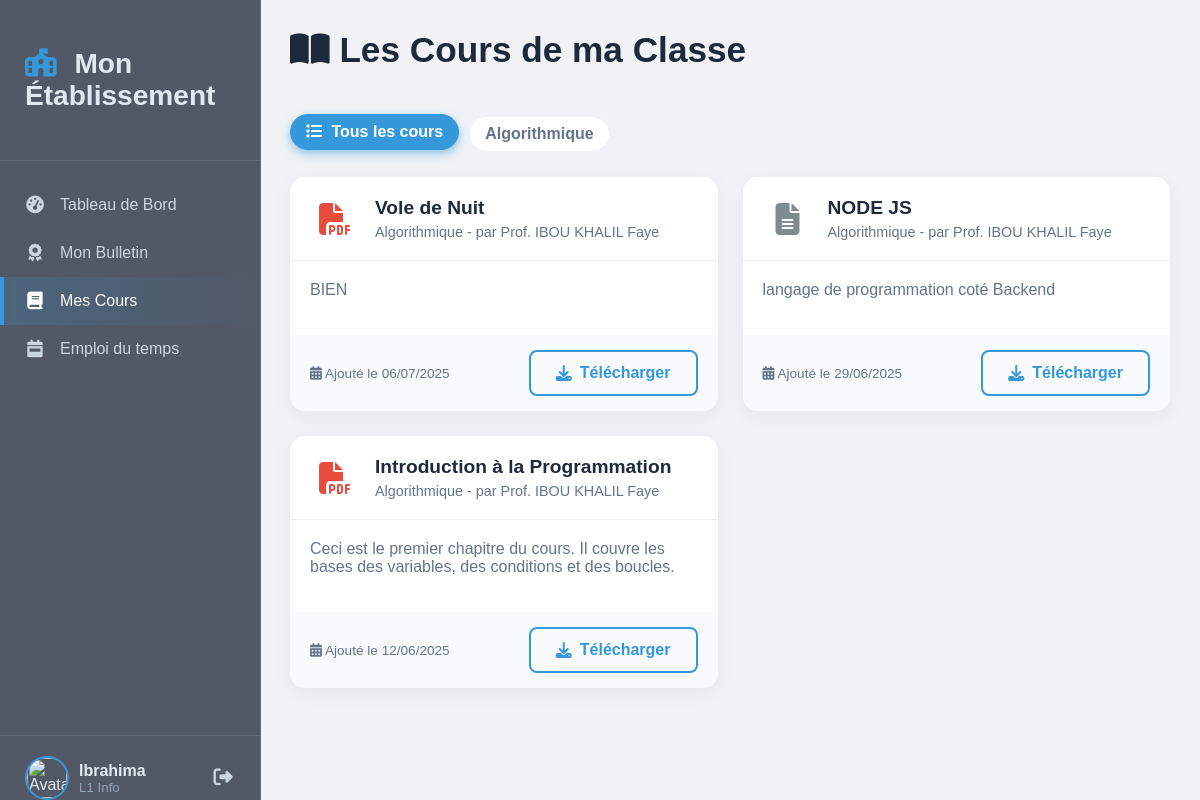
The page /etudiant/cours.php on the database its author committed.
### tables this page shows
CREATE TABLE IF NOT EXISTS `etudiants` (
  `id` int NOT NULL AUTO_INCREMENT,
  `utilisateur_id` int DEFAULT NULL,
  `classe_id` int DEFAULT NULL,
  `matricule` varchar(50) DEFAULT NULL,
  PRIMARY KEY (`id`),
  KEY `utilisateur_id` (`utilisateur_id`),
  KEY `classe_id` (`classe_id`)
);

CREATE TABLE IF NOT EXISTS `utilisateurs` (
  `id` int NOT NULL AUTO_INCREMENT,
  `nom` varchar(100) DEFAULT NULL,
  `prenom` varchar(100) DEFAULT NULL,
  `email` varchar(100) DEFAULT NULL,
  `mot_de_passe` varchar(255) DEFAULT NULL,
  `role` enum('admin','enseignant','etudiant') DEFAULT NULL,
  `statut` enum('actif','inactif') DEFAULT 'actif',
  PRIMARY KEY (`id`),
  UNIQUE KEY `email` (`email`)
);

CREATE TABLE IF NOT EXISTS `classes` (
  `id` int NOT NULL AUTO_INCREMENT,
  `nom` varchar(50) DEFAULT NULL,
  `niveau` varchar(50) DEFAULT NULL,
  `annee_scolaire` varchar(20) DEFAULT NULL,
  PRIMARY KEY (`id`)
);

CREATE TABLE IF NOT EXISTS `matieres` (
  `id` int NOT NULL AUTO_INCREMENT,
  `nom` varchar(100) DEFAULT NULL,
  `coefficient` int DEFAULT NULL,
  PRIMARY KEY (`id`)
);

CREATE TABLE IF NOT EXISTS `cours` (
  `id` int NOT NULL AUTO_INCREMENT,
  `titre` varchar(255) DEFAULT NULL,
  `description` text,
  `fichier` varchar(255) DEFAULT NULL,
  `type_fichier` enum('pdf','word','texte','autre') DEFAULT NULL,
  `date_ajout` datetime DEFAULT CURRENT_TIMESTAMP,
  `enseignant_id` int DEFAULT NULL,
  `classe_id` int DEFAULT NULL,
  `matiere_id` int DEFAULT NULL,
  PRIMARY KEY (`id`),
  KEY `enseignant_id` (`enseignant_id`),
  KEY `classe_id` (`classe_id`),
  KEY `matiere_id` (`matiere_id`)
);

### etudiant/cours.php (the view, shortened to what this page needs)
<?php
require_once '../config/db.php';
$user_id = $_SESSION['user']['id'];
$stmt_etudiant = $pdo->prepare("SELECT e.*, u.nom, u.prenom, c.nom AS classe_nom FROM etudiants e JOIN utilisateurs u ON e.utilisateur_id = u.id JOIN classes c ON e.classe_id = c.id WHERE e.utilisateur_id = ?");
$stmt_etudiant->execute([$user_id]);
$etudiant = $stmt_etudiant->fetch();
$classe_id = $etudiant['classe_id'];
$filter_matiere_id = isset($_GET['matiere_id']) ? (int)$_GET['matiere_id'] : null;
$sql = "
    SELECT c.*, m.nom as matiere_nom, u.nom as enseignant_nom, u.prenom as enseignant_prenom
    FROM cours c
    JOIN matieres m ON c.matiere_id = m.id
    JOIN enseignants ens ON c.enseignant_id = ens.id
    JOIN utilisateurs u ON ens.utilisateur_id = u.id
    WHERE c.classe_id = ?
";
$params = [$classe_id];
$sql .= " ORDER BY c.date_ajout DESC";
$stmt_cours = $pdo->prepare($sql);
$stmt_cours->execute($params);
$student_courses = $stmt_cours->fetchAll();
$stmt_matieres = $pdo->prepare("SELECT DISTINCT m.id, m.nom FROM matieres m JOIN cours c ON m.id = c.matiere_id WHERE c.classe_id = ? ORDER BY m.nom");
$stmt_matieres->execute([$classe_id]);
$available_matieres = $stmt_matieres->fetchAll();
?>
<link rel="stylesheet" href="https://cdnjs.cloudflare.com/ajax/libs/font-awesome/6.5.0/css/all.min.css">
<div class="page-wrapper">
    <aside class="sidebar">
        <div class="sidebar-header"><h3><i class="fas fa-school-flag"></i> Mon Établissement</h3></div>
        <nav class="sidebar-nav">
            <ul>
                <li><a href="dashboard.php" class="nav-link"><i class="fas fa-tachometer-alt fa-fw"></i> <span>Tableau de Bord</span></a></li>
                <li><a href="bulletin.php" class="nav-link"><i class="fas fa-award fa-fw"></i> <span>Mon Bulletin</span></a></li>
                <li><a href="cours.php" class="nav-link active"><i class="fas fa-book fa-fw"></i> <span>Mes Cours</span></a></li>
                <li><a href="emploi.php" class="nav-link"><i class="fas fa-calendar-week fa-fw"></i> <span>Emploi du temps</span></a></li>
            </ul>
        </nav>
        <div class="sidebar-footer">
            <div class="user-profile">
                <img src="/etablissement/assets/images/student-avatar.png" alt="Avatar">
                <div class="user-info">
                    <span><?= htmlspecialchars($etudiant['prenom']) ?></span>
                    <small><?= htmlspecialchars($etudiant['classe_nom']) ?></small>
                </div>
            </div>
            <a href="/etablissement/auth/logout.php" class="logout-link"><i class="fas fa-sign-out-alt fa-fw"></i></a>
        </div>
    </aside>
    <main class="main-content">
        <div class="page-header">
            <h1><i class="fas fa-book-open"></i> Les Cours de ma Classe</h1>
        </div>
        <div class="filter-bar">
            <a href="cours.php" class="filter-btn <?= !$filter_matiere_id ? 'active' : '' ?>"><i class="fas fa-list"></i> Tous les cours</a>
            <?php foreach ($available_matieres as $matiere): ?>
                <a href="cours.php?matiere_id=<?= $matiere['id'] ?>" class="filter-btn <?= ($filter_matiere_id == $matiere['id']) ? 'active' : '' ?>">
                    <?= htmlspecialchars($matiere['nom']) ?>
                </a>
            <?php endforeach; ?>
        </div>
        <?php if (empty($student_courses)): ?>
            <div class="content-panel prompt-message">
                <i class="fas fa-folder-open"></i>
                <p>Aucun cours n'a été déposé dans cette matière pour le moment.</p>
            </div>
        <?php else: ?>
            <div class="courses-grid">
                <?php foreach ($student_courses as $course): ?>
                    <div class="course-card">
                        <div class="card-header">
                            <div class="file-icon <?= $course['type_fichier'] ?>">
                                <i class="fas fa-file-<?= $course['type_fichier'] === 'pdf' ? 'pdf' : ($course['type_fichier'] === 'word' ? 'word' : 'alt') ?>"></i>
                            </div>
                            <div class="card-title">
                                <h3><?= htmlspecialchars($course['titre']) ?></h3>
                                <p><?= htmlspecialchars($course['matiere_nom']) ?> - par Prof. <?= htmlspecialchars($course['enseignant_prenom'] . ' ' . $course['enseignant_nom']) ?></p>
                            </div>
                        </div>
                        <div class="card-body">
                            <p><?= nl2br(htmlspecialchars($course['description'])) ?></p>
                        </div>
                        <div class="card-footer">
                            <span class="card-date"><i class="fas fa-calendar-alt"></i> Ajouté le <?= date('d/m/Y', strtotime($course['date_ajout'])) ?></span>
                            <a href="/etablissement/uploads/cours/<?= htmlspecialchars($course['fichier']) ?>" class="btn btn-outline-primary" download>
                                <i class="fas fa-download"></i> Télécharger
                            </a>
                        </div>
                    </div>
                <?php endforeach; ?>
            </div>
        <?php endif; ?>
    </main>
</div>

### etudiant/cours.php (style rules this page uses)
.page-wrapper { display:flex; }
.main-content { margin-left:var(--sidebar-width);flex-grow:1;padding:30px; }
.page-header { display:flex;align-items:center;justify-content:space-between;margin-bottom:25px;border-bottom:1px solid #eef2f7;padding-bottom:20px; }
.page-header h1 { font-size:2.2rem;color:var(--text-dark);margin:0; }
.btn { display:inline-flex;align-items:center;justify-content:center;gap:8px;padding:12px 25px;border-radius:8px;text-decoration:none;font-weight:600;transition:all .3s;border:none;cursor:pointer; }
.btn-outline-primary { background:transparent;border:2px solid var(--primary-color);color:var(--primary-color); }
.filter-bar { display:flex;gap:10px;margin-bottom:25px;flex-wrap:wrap; }
.filter-btn { padding:8px 15px;border-radius:20px;text-decoration:none;font-weight:600;transition:all .3s ease;background:var(--card-bg);color:var(--text-light);border:1px solid #eef2f7; }
.filter-btn.active,.filter-btn:hover { background:var(--primary-color);color:#fff;border-color:var(--primary-color);transform:translateY(-2px);box-shadow:0 4px 10px var(--primary-glow); }
.filter-btn i { margin-right:5px; }
.courses-grid { display:grid;grid-template-columns:repeat(auto-fit,minmax(350px,1fr));gap:25px; }
.course-card { display:flex;flex-direction:column;background:var(--card-bg);border-radius:15px;box-shadow:0 5px 20px rgba(0,0,0,.05);overflow:hidden;transition:transform .3s,box-shadow .3s; }
.card-header { display:flex;align-items:center;gap:15px;padding:20px;border-bottom:1px solid #eef2f7; }
.file-icon { font-size:2rem;width:50px;text-align:center; }
.file-icon.pdf { color:var(--pdf-color); }
.file-icon.autre { color:var(--other-color); }
.card-title h3 { margin:0;font-size:1.2rem;color:var(--text-dark); }
.card-title p { margin:5px 0 0;font-size:.9rem;color:var(--text-light); }
.card-body { padding:20px;flex-grow:1;color:var(--text-light); }
.card-body p { margin-top:0; }
.card-footer { display:flex;justify-content:space-between;align-items:center;padding:15px 20px;background:#f8fafc; }
.card-date { font-size:.85rem;color:var(--text-light); }
.sidebar { width:var(--sidebar-width);height:100vh;position:fixed;background:var(--sidebar-bg);backdrop-filter:blur(10px);-webkit-backdrop-filter:blur(10px);border-right:1px solid rgba(255,255,255,.1);color:#e2e8f0;display:flex;flex-direction:column;padding:20px 0;z-index:1000 }
.sidebar-header { padding:0 25px 20px;font-size:1.5rem;font-weight:600;border-bottom:1px solid rgba(255,255,255,.1) }
.sidebar-header i { margin-right:10px;color:var(--primary-color) }
.sidebar-nav { flex-grow:1;margin-top:20px }
.sidebar-nav ul { list-style:none;padding:0;margin:0 }
.nav-link { display:flex;align-items:center;padding:15px 25px;color:#cbd5e1;text-decoration:none;font-size:1rem;transition:all .3s ease;position:relative;overflow:hidden }
.nav-link i { width:20px;margin-right:15px;font-size:1.1rem }
.nav-link::before { content:'';position:absolute;left:0;top:0;height:100%;width:4px;background:var(--primary-color);transform:scaleY(0);transition:transform .3s ease }
.nav-link.active,.nav-link:hover { background:linear-gradient(90deg,rgba(52,152,219,.2),transparent);color:#fff }
.nav-link.active::before,.nav-link:hover::before { transform:scaleY(1) }
.sidebar-footer { padding:20px 25px;border-top:1px solid rgba(255,255,255,.1);display:flex;align-items:center;justify-content:space-between }
.user-profile { display:flex;align-items:center;gap:10px }
.user-profile img { width:40px;height:40px;border-radius:50%;border:2px solid var(--primary-color) }
.user-info { display:flex;flex-direction:column }
.user-info span { font-weight:600 }
.user-info small { color:#94a3b8 }
.logout-link { color:#cbd5e1;font-size:1.2rem;text-decoration:none;transition:color .3s }

### rows shown on the page
etudiants: utilisateur.prenom "Ibrahima", classe.nom "L1 Info"
matieres: nom "Algorithmique"
cours: titre "Vole de Nuit", matiere.nom "Algorithmique", utilisateurs.prenom+nom "IBOU KHALIL Faye", description "BIEN", date_ajout "06/07/2025"
cours: titre "NODE JS", matiere.nom "Algorithmique", utilisateurs.prenom+nom "IBOU KHALIL Faye", description "langage de programmation coté Backend", date_ajout "29/06/2025"
cours: titre "Introduction à la Programmation", matiere.nom "Algorithmique", utilisateurs.prenom+nom "IBOU KHALIL Faye", description "Ceci est le premier chapitre du cours. Il couvre les bases des variables, des conditions et des boucles.", date_ajout "12/06/2025"
